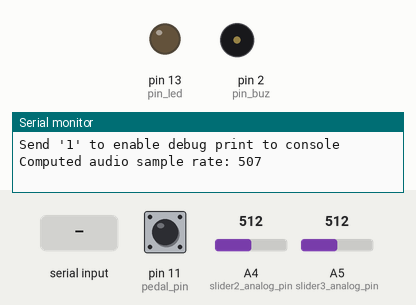
Bench run of a sketch on a simulated Arduino Uno, built with avr-gcc and run on an emulated ATmega328P. Shown: output pins drawn as LEDs (lit = HIGH), buzzer (waves = sounding), the last lines printed to the serial monitor. Inputs (shaded band) come from the test bench; at power-on: pin 11 (pedal_pin) HIGH, A4 (slider2_analog_pin) = 512, A5 (slider3_analog_pin) = 512. Random numbers use the default seed unless the sketch sets one.

Above: at 1.2 s.
1.3 s: pin 11 (pedal_pin) pulled LOW for 1 s
At 1.51 s:
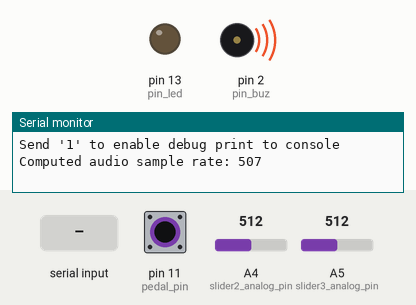
At 2.5 s:
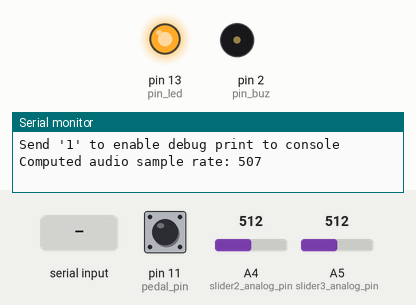
4.2 s: "1" received over Serial
5.8 s: A4 (slider2_analog_pin) set to 10
8.9 s: A5 (slider3_analog_pin) set to 40
12.0 s: pin 11 (pedal_pin) pulled LOW for 0.15 s
At 12.8 s:
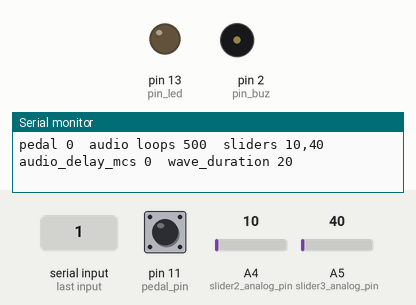
15.3 s: pin 11 (pedal_pin) pulled LOW for 3.2 s
At 16.2 s:
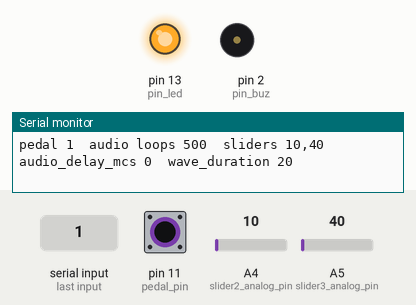
Timing chart, 0 to 20.0 s (numbered marks = the images above; inputs shaded):
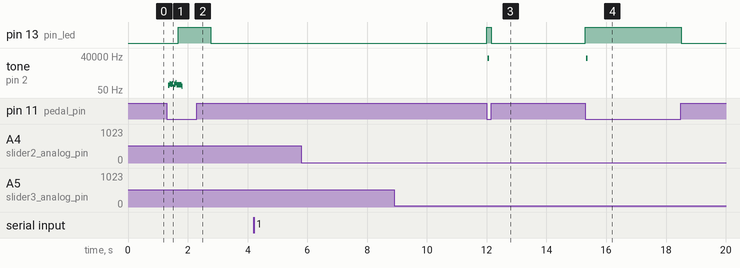

Measured:
- after the input at 1.3 s, pin 13 (pin_led): LOW → HIGH after 0.38 s, → LOW 1.1 s later; tone on pin 2 (pin_buz): plays 133 Hz for 0.04 s, 173 Hz for 0.04 s, 149 Hz for 0.04 s, 169 Hz for 0.04 s, 90 Hz for 0.04 s, 149 Hz for 0.04 s … (11 notes in this stretch), starting after 0.05 s
- after the input at 12.0 s, pin 13 (pin_led): LOW → HIGH at once, → LOW 0.15 s later; tone on pin 2 (pin_buz): silent → 25773 Hz at once, → silent 0.04 s later
- after the input at 15.3 s, pin 13 (pin_led): LOW → HIGH at once, → LOW 3.2 s later; tone on pin 2 (pin_buz): silent → 25510 Hz at once, → silent 0.04 s later

The sketch:

04_drum_pedal.ino
```cpp
/* Endless Drums Pedal generates drum sound by pressing pedal - physical Sustain pedal.

  Controller: Arduino Uno or Nano
  ----------------------------------------
  Connection
  ----------------------------------------
  1) Audio output: Gns and D2

  2) Pedal Sustain - Gnd and D11

  3) Sliders - this sketch uses two sliders (I mean potentiometers 10kOhm) for controlling sound parameters.
  A4 - sample rate
  A5 - duration
  And for pots connect Gnd, 5V

  //It's better to use linear pots.
  ----------------------------------------

*/

const byte pin_buz = 2; //Audio output pin
const byte pin_led = 13;  //Built-in led pin

const byte pedal_pin = 11;  //Pedal pin

//slider1 affects volume output directly, without arduino
const byte slider2_analog_pin = A4;   //sample rate
const byte slider3_analog_pin = A5;   //duration

const unsigned int analog_min = 20;     //it's appears minimal value is 20, not 0 in the current setup
const unsigned int analog_max = 1023;

int debug = 0;    //control from keyboard to begin debugging

//--------------------------------------------------------------
void setup() {
  Serial.begin(500000);
  Serial.println("Endless Drum Pedal, v. 1.1 for Arduino Uno, Nano");
  Serial.println("Audio output: pin D2, pedal: D11");
  Serial.println("Slider 'Volume': D2, audio output, Gnd, Slider 'Sample' Rate: 5V, A4, Gnd, Slider 'Duration': 5V, A5, Gnd");
  Serial.println("Send '1' to enable debug print to console");

  //will be computed
  //Serial.print("Audio sample rate: "); Serial.println(audio_sample_rate);

  pinMode(pin_buz, OUTPUT); //activate audio output

  pinMode(pin_led, OUTPUT); //activate led

  pinMode(pedal_pin, INPUT_PULLUP); //read pedal

  init_wave();

  //ARef - set to 1.1V, for increasing sensitivity
  //analogReference(INTERNAL);
}


//--------------------------------------------------------------
//Utils
int clampi(int i, int a, int b) {
  if (i < a) return a;
  if (i > b) return b;
  return i;
}

int mapi_clamp(int i, int a, int b, int A, int B) {
  return clampi(map(i, a, b, A, B), A, B);
}


//--------------------------------------------------------------
//Pedal
byte pedal_ = 0;

//Drum sample
const int wave_n = 512;
byte wave[wave_n];   //TODO store in bits

//controllable
const int wave_duration_min = 10;
int wave_duration = wave_n; //0..wave_n

//sample pos
int pos_ = wave_n;

//--------------------------------------------------------------
//Sample rate
const int audio_delay_mcs0 = 0;
const int audio_delay_mcs1 = 4000;//400;
int audio_delay_mcs = 10;   //delay in sound loop, controls sample rate


int loops_ = 300;


//--------------------------------------------------------------
void init_wave() {
  for (int i = 0; i < wave_n; i++) {
    wave[i] = (random(100) < 50) ? 0 : 1;
    //Serial.print(wave[i]);
    //Serial.print(" ");
  }

}

//--------------------------------------------------------------
inline void control_step() {
  if (Serial.available() > 0) { //we expect only "1" rare to on/off debugging
    int key = Serial.read();
    if (key == '1') {
      debug = 1 - debug;
      Serial.print("Debug "); Serial.println(debug);
    }
  }

  //Reading pedal is inside sound loop
  //pedal_ = digitalRead(pedal_pin)?0:1;

  //Led on pedal
  if (pedal_) digitalWrite(pin_led, HIGH);
  else digitalWrite(pin_led, LOW);

  int slider2 = analogRead(slider2_analog_pin);  //0..1023
  int slider3 = analogRead(slider3_analog_pin);  //0..1023

  audio_delay_mcs = mapi_clamp(slider2, analog_min, analog_max, audio_delay_mcs0, audio_delay_mcs1);

  wave_duration = mapi_clamp(slider3, analog_min, analog_max, wave_duration_min, wave_n);


  //debug print
  if (debug) {
    //use audio input for setting up trimmer resistor so it print 512
    Serial.print("pedal "); Serial.print(pedal_);
    Serial.print("  audio loops "); Serial.print(loops_);
    Serial.print("  sliders "); Serial.print(slider2);
    Serial.print(","); Serial.print(slider3);
    Serial.print("  audio_delay_mcs "); Serial.print(audio_delay_mcs);
    Serial.print("  wave_duration "); Serial.print(wave_duration);

    Serial.println();
  }
}


//--------------------------------------------------------------
void loop() {

  //run control step
  control_step();

  //run audio loop
  loops_ = map(audio_delay_mcs, audio_delay_mcs0, audio_delay_mcs1, 500, 40); //1000, 10);
  //NOTE - this simple formula gives good sound but in the middle part of slider 2 it freezes a control rate a bit

  //this algorithm more precise, but sounding not so good:

  //long int freq = (1000000 / (audio_delay_mcs + 100));
  //Serial.println(freq);
  //loops_ = map(freq, 9000, 200, 1000, 30); //TODO make as params and tune. I see debug speed to tune
  //loops_ = constrain(loops_, 30, 1000);

  unsigned long time0 = micros();
  static byte last_pedal = 0;

  for (int i = 0; i < loops_; i++) {
    //pedal
    pedal_ = digitalRead(pedal_pin) ? 0 : 1;
    if (pedal_ && !last_pedal) {
      pos_ = 0;     //play
    }
    last_pedal = pedal_;

    //audio output
    if (pos_ < wave_duration) {
      if (wave[pos_]) {
        digitalWrite(pin_buz, HIGH);    //buzzer ON
      }
      else {
        digitalWrite(pin_buz, LOW);    //buzzer OFF
      }

      pos_++;
    }
    else {
      pos_ = wave_n;                  //prevent continuation of sound play
      digitalWrite(pin_buz, LOW);    //buzzer OFF
    }
    //delay
    delayMicroseconds(audio_delay_mcs);
  }

  //estimate sample rate, runs once
  static byte was_measured = 0;
  if (!was_measured) {
    was_measured = 1;
    unsigned long delta = micros() - time0;
    long int audio_sample_rate = 1000000.0 * loops_ / delta;
    Serial.print("Computed audio sample rate: "); Serial.println(audio_sample_rate);
  }

}
//--------------------------------------------------------------
```
